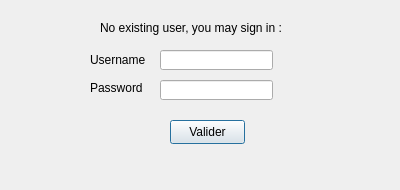
<?xml version="1.0" encoding="UTF-8"?>
<ui version="4.0">
 <class>CreateUser</class>
 <widget class="QDialog" name="CreateUser">
  <property name="geometry">
   <rect>
    <x>0</x>
    <y>0</y>
    <width>400</width>
    <height>190</height>
   </rect>
  </property>
  <property name="windowTitle">
   <string>Dialog</string>
  </property>
  <widget class="QLineEdit" name="lineEdit_2">
   <property name="geometry">
    <rect>
     <x>160</x>
     <y>50</y>
     <width>113</width>
     <height>20</height>
    </rect>
   </property>
  </widget>
  <widget class="QLabel" name="label">
   <property name="geometry">
    <rect>
     <x>100</x>
     <y>20</y>
     <width>221</width>
     <height>16</height>
    </rect>
   </property>
   <property name="text">
    <string>No existing user, you may sign in :</string>
   </property>
  </widget>
  <widget class="QLabel" name="label_2">
   <property name="geometry">
    <rect>
     <x>90</x>
     <y>50</y>
     <width>61</width>
     <height>20</height>
    </rect>
   </property>
   <property name="text">
    <string>Username</string>
   </property>
  </widget>
  <widget class="QLabel" name="label_3">
   <property name="geometry">
    <rect>
     <x>90</x>
     <y>80</y>
     <width>61</width>
     <height>16</height>
    </rect>
   </property>
   <property name="text">
    <string>Password</string>
   </property>
  </widget>
  <widget class="QLineEdit" name="lineEdit_3">
   <property name="geometry">
    <rect>
     <x>160</x>
     <y>80</y>
     <width>113</width>
     <height>20</height>
    </rect>
   </property>
  </widget>
  <widget class="QPushButton" name="pushButton">
   <property name="geometry">
    <rect>
     <x>170</x>
     <y>120</y>
     <width>75</width>
     <height>24</height>
    </rect>
   </property>
   <property name="text">
    <string>Valider</string>
   </property>
  </widget>
 </widget>
 <resources/>
 <connections/>
</ui>
